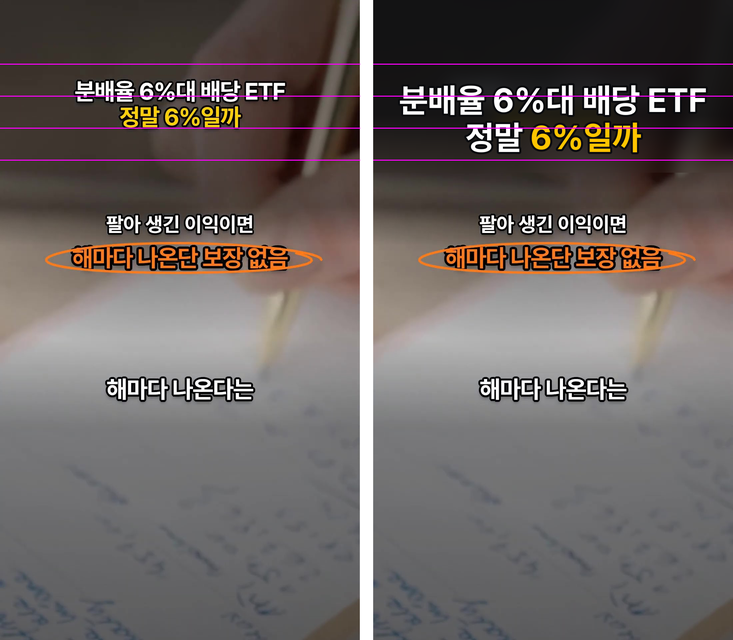

Here is the Python script that generated this plot:
# B-58 시범 설계안 목업(visual 2026-11-26) — 적용 아님(12/3 판정 뒤). de1s_divo(S-bh4F6JB-k) oar2 위에 위 제목만 다시 그림.
#   지금: 줄 높이 약 3%·끝 19.8% · 시범: 줄 높이 약 5%(글자 92px 안팎)·끝 22~24%·0초~끝 고정 · 띠는 색 상자가 아니라 위→아래 짙은 그라데이션(클로드 티 금지 목록 '상자·판' 피함)
import os
from PIL import Image, ImageDraw, ImageFont, ImageFilter
O = os.path.dirname(os.path.abspath(__file__)); FONT = os.path.abspath(os.path.join(O, '..', '..', '..', 'fonts'))
W, H = 1080, 1920; YEL = (255, 196, 0); INK = (10, 11, 14)
src = Image.open(os.path.join(O, 'oar2_S-bh4F6JB-k.jpg')).convert('RGB')
im = src.copy(); top = int(H * 0.27)
im.paste(src.crop((0, 0, W, top)).filter(ImageFilter.GaussianBlur(28)), (0, 0))   # 옛 작은 제목 지움(목업용)
m = Image.new('L', (W, H), 0); d = ImageDraw.Draw(m)
for y in range(0, int(H * 0.30)): d.line([(0, y), (W, y)], fill=int(200 * max(0, 1 - max(0, y - H * 0.18) / (H * 0.12))))
im = Image.composite(Image.new('RGB', (W, H), INK), im, m); d = ImageDraw.Draw(im)
L = [[('분배율 6%대 배당 ETF', (255, 255, 255))], [('정말 ', (255, 255, 255)), ('6%일까', YEL)]]
size = 100
f = lambda s: ImageFont.truetype(os.path.join(FONT, 'pd700.ttf'), s)
while max(sum(d.textlength(t, font=f(size)) for t, _ in ln) for ln in L) > W * 0.88: size -= 2
y = int(H * 0.125)
for ln in L:
    tw = sum(d.textlength(t, font=f(size)) for t, _ in ln); x = (W - tw) / 2
    for t, c in ln: d.text((x, y), t, font=f(size), fill=c, stroke_width=6, stroke_fill=INK); x += d.textlength(t, font=f(size))
    y += int(size * 1.12)
print('글자', size, 'px · 줄 간격', round(size * 1.12 / H * 100, 1), '% · 제목 끝', round(y / H * 100, 1), '%')
bb = Image.new('RGB', (W * 2 + 40, H), 'white'); bb.paste(src, (0, 0)); bb.paste(im, (W + 40, 0))
dd = ImageDraw.Draw(bb)
for p in (10, 15, 20, 25):
    for x0 in (0, W + 40): dd.line([(x0, H * p // 100), (x0 + W, H * p // 100)], fill=(255, 0, 255), width=3)
bb.resize((bb.width // 3, H // 3), Image.LANCZOS).save(os.path.join(O, 'mock_b58.png'))
